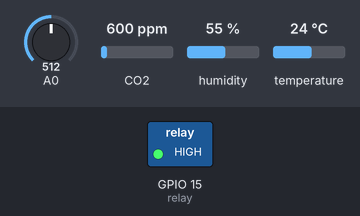
This program was run on a simulated ESP8266 (NodeMCU). Parts: switched loads named in the program (green lamp = pin HIGH). The test bench sets the inputs (shaded band); at power-on: A0 = 512, CO2 600 ppm, humidity 55 %, temperature 24 °C. WiFi joins after 1.5 s; servers stay silent unless stated; random numbers use the default seed unless the program sets one; what the program prints to the serial monitor is not drawn.

Above: at 13.0 s.
13.1 s: A0 set to 735
23.4 s: A0 set to 762
At 26.9 s:
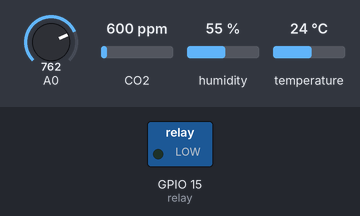
33.7 s: A0 set to 716
At 37.6 s:
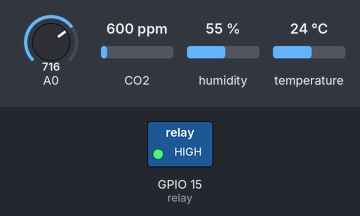
Timing chart, 0 to 39.1 s (numbered marks = the images above; inputs shaded):
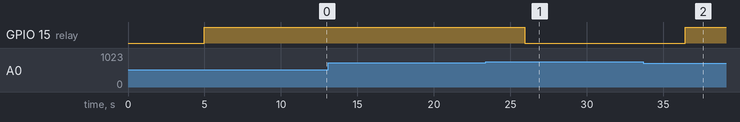

The program:

main.cpp
```cpp
#include <Arduino.h>
#include <WiFi.h>
#include <FirebaseESP32.h>
#include <DHT.h>
#include <MQ135.h>
#include<Servo.h>

#define DHTPIN 4       // Digital pin connected to the DHT sensor
#define DHTTYPE DHT11  // DHT 11
#define sensor_pin 35
#define relay 15


DHT dht(DHTPIN, DHTTYPE);
MQ135 gasSensor(34);

int _moisture, sensor_analog;

#define FIREBASE_HOST "my-firebase-da1f1-default-rtdb.firebaseio.com"
#define FIREBASE_AUTH "ruY4MaXpXDAntq5myDgDMl1tEfyl7kjEFtOjnIQL"
#define WIFI_SSID "VNPT_Van Thanh"
#define WIFI_PASSWORD "123456789"

FirebaseData fbdo;
FirebaseConfig config;
FirebaseAuth auth;

unsigned long previousMq135Time = 0;
unsigned long previousDhtTime = 0;
unsigned long previousMoistureTime = 0;
const unsigned long mq135Interval = 10000;    // Đọc dữ liệu MQ135 mỗi 10 giây
const unsigned long dhtInterval = 2000;       // Đọc dữ liệu DHT mỗi 2 giây
const unsigned long moistureInterval = 5000;  // Đọc dữ liệu độ ẩm mỗi 5 giây

void sentDataDht(int dataTemp) {
  if (!Firebase.setInt(fbdo, "/temp_object", dataTemp)) {
    Serial.println(fbdo.errorReason());
  }
}

void sentDataMq135(int dataMq) {
  if (!Firebase.setInt(fbdo, "/mq135_data", dataMq)) {
    Serial.println(fbdo.errorReason());
  }
}

void sentDataHiu(int dataMq) {
  if (!Firebase.setInt(fbdo, "/soil_moisture", dataMq)) {
    Serial.println(fbdo.errorReason());
  }
}

void connectToWiFi() {
  WiFi.begin(WIFI_SSID, WIFI_PASSWORD);
  while (WiFi.status() != WL_CONNECTED) {
    Serial.print(".");
    delay(500);
  }
  Serial.println("Connected to WiFi");
}

void setupFirebase() {
  Firebase.begin(FIREBASE_HOST, FIREBASE_AUTH);
}

void setup() {
  Serial.begin(115200);
  dht.begin();
  pinMode(relay,OUTPUT);
  pinMode(34, INPUT);  // Gas sensor will be an input to the ESP32
  connectToWiFi();
  setupFirebase();
}

void loop() {
  unsigned long currentMillis = millis();

  // Đọc dữ liệu từ cảm biến MQ135 mỗi 10 giây
  if (currentMillis - previousMq135Time >= mq135Interval) {
    float air_quality = gasSensor.getPPM();
    float data = 400 + rand() % 51;
    sentDataMq135(data);
    previousMq135Time = currentMillis;
  }

  // Đọc dữ liệu từ cảm biến DHT mỗi 2 giây
  if (currentMillis - previousDhtTime >= dhtInterval) {
    int t = dht.readTemperature();
    if (!isnan(t)) {
      sentDataDht(t);
    } else {
      Serial.println(F("Failed to read from DHT sensor!"));
    }
    previousDhtTime = currentMillis;
  }

  // Đọc dữ liệu từ cảm biến độ ẩm mỗi 5 giây
  if (currentMillis - previousMoistureTime >= moistureInterval) {
    sensor_analog = 100 - ( analogRead(sensor_pin) % 100) ;
    if (sensor_analog <= 50) {
      digitalWrite(relay, LOW);
    } else {
      digitalWrite(relay, HIGH);
    }
    sentDataHiu( sensor_analog);
    previousMoistureTime = currentMillis;
    delay(10000);
  }
}
```

Measured:
- the behaviour switches between 749 and 750 on A0 (found by bisection; images 0 and 1)
- after the input at 13.1 s, every drawn part: stays the same
- after the input at 23.4 s, GPIO 15 (relay): HIGH → LOW after 2.5 s
- after the input at 33.7 s, GPIO 15 (relay): LOW → HIGH after 2.7 s
